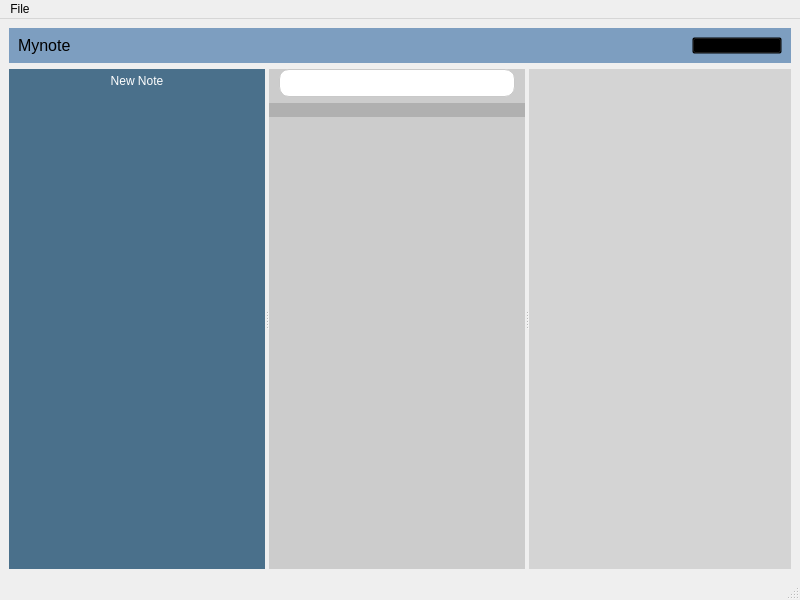
<?xml version="1.0" encoding="UTF-8"?>
<ui version="4.0">
 <class>MainWindow</class>
 <widget class="QMainWindow" name="MainWindow">
  <property name="geometry">
   <rect>
    <x>0</x>
    <y>0</y>
    <width>800</width>
    <height>600</height>
   </rect>
  </property>
  <property name="windowTitle">
   <string>Mynote</string>
  </property>
  <widget class="QWidget" name="centralwidget">
   <layout class="QVBoxLayout" name="verticalLayout_4">
    <item>
     <widget class="QWidget" name="widgetTop" native="true">
      <property name="maximumSize">
       <size>
        <width>16777215</width>
        <height>35</height>
       </size>
      </property>
      <property name="styleSheet">
       <string notr="true">QWidget{
background-color:#7D9EC0;
}</string>
      </property>
      <layout class="QHBoxLayout" name="horizontalLayout_2">
       <item>
        <layout class="QHBoxLayout" name="horizontalLayout">
         <item>
          <widget class="QLabel" name="label_2">
           <property name="maximumSize">
            <size>
             <width>782</width>
             <height>50</height>
            </size>
           </property>
           <property name="font">
            <font>
             <pointsize>12</pointsize>
            </font>
           </property>
           <property name="text">
            <string>Mynote</string>
           </property>
          </widget>
         </item>
         <item>
          <widget class="QPushButton" name="pushButton_close">
           <property name="maximumSize">
            <size>
             <width>90</width>
             <height>16777215</height>
            </size>
           </property>
           <property name="styleSheet">
            <string notr="true">QPushButton{
background-color: transparent;
}</string>
           </property>
           <property name="text">
            <string/>
           </property>
           <property name="icon">
            <iconset resource="icon.qrc">
             <normaloff>:/icon/close window.png</normaloff>:/icon/close window.png</iconset>
           </property>
          </widget>
         </item>
        </layout>
       </item>
      </layout>
     </widget>
    </item>
    <item>
     <widget class="QSplitter" name="splitter">
      <property name="orientation">
       <enum>Qt::Horizontal</enum>
      </property>
      <widget class="QWidget" name="widgetLeft" native="true">
       <property name="styleSheet">
        <string notr="true">QWidget{
background-color:#4A708B;
}</string>
       </property>
       <layout class="QVBoxLayout" name="verticalLayout">
        <item>
         <widget class="QPushButton" name="pushButton">
          <property name="styleSheet">
           <string notr="true">QPushButton{
background-color: transparent;
border-style:outset;
border-width: 0px;
padding: 5px 0;
color: #fff;
}</string>
          </property>
          <property name="text">
           <string>New Note</string>
          </property>
          <property name="icon">
           <iconset resource="icon.qrc">
            <normaloff>:/icon/new one.png</normaloff>:/icon/new one.png</iconset>
          </property>
         </widget>
        </item>
        <item>
         <widget class="QTreeView" name="treeView">
          <property name="frameShape">
           <enum>QFrame::NoFrame</enum>
          </property>
          <property name="frameShadow">
           <enum>QFrame::Plain</enum>
          </property>
          <property name="lineWidth">
           <number>0</number>
          </property>
         </widget>
        </item>
       </layout>
      </widget>
      <widget class="QWidget" name="widgetMiddle" native="true">
       <property name="styleSheet">
        <string notr="true">QWidget{
background-color: #CCCCCC;
}
QLineEdit{
border-radius: 10px;
padding: 5px 10px;
margin: 0 10%;
background-color: white;
border: 1px solid #c9c9c9;
color: #1b1b1e;
}
QLineEdit:hover{
background-color: white;
border: 1px solid #969696;
}</string>
       </property>
       <layout class="QVBoxLayout" name="verticalLayout_2">
        <item>
         <widget class="QLineEdit" name="lineEdit"/>
        </item>
        <item>
         <widget class="QLabel" name="label">
          <property name="styleSheet">
           <string notr="true">QWidget{
background-color: #B0B0B0;
}</string>
          </property>
          <property name="text">
           <string/>
          </property>
         </widget>
        </item>
        <item>
         <widget class="QListView" name="listView">
          <property name="frameShape">
           <enum>QFrame::NoFrame</enum>
          </property>
          <property name="frameShadow">
           <enum>QFrame::Plain</enum>
          </property>
          <property name="lineWidth">
           <number>0</number>
          </property>
         </widget>
        </item>
       </layout>
      </widget>
      <widget class="QWidget" name="widgetRight" native="true">
       <property name="sizePolicy">
        <sizepolicy hsizetype="Preferred" vsizetype="Preferred">
         <horstretch>1</horstretch>
         <verstretch>0</verstretch>
        </sizepolicy>
       </property>
       <property name="styleSheet">
        <string notr="true">QWidget{
background-color:#D4D4D4;
}</string>
       </property>
       <layout class="QVBoxLayout" name="verticalLayoutRight">
        <item>
         <widget class="QPlainTextEdit" name="plainTextEdit">
          <property name="frameShape">
           <enum>QFrame::NoFrame</enum>
          </property>
          <property name="frameShadow">
           <enum>QFrame::Plain</enum>
          </property>
          <property name="lineWidth">
           <number>0</number>
          </property>
         </widget>
        </item>
       </layout>
      </widget>
     </widget>
    </item>
   </layout>
  </widget>
  <widget class="QMenuBar" name="menubar">
   <property name="geometry">
    <rect>
     <x>0</x>
     <y>0</y>
     <width>800</width>
     <height>25</height>
    </rect>
   </property>
   <widget class="QMenu" name="menuFile">
    <property name="title">
     <string>File</string>
    </property>
    <addaction name="actionNew"/>
   </widget>
   <addaction name="menuFile"/>
  </widget>
  <widget class="QStatusBar" name="statusbar"/>
  <action name="actionNew">
   <property name="text">
    <string>New</string>
   </property>
  </action>
 </widget>
 <resources>
  <include location="icon.qrc"/>
 </resources>
 <connections/>
</ui>
